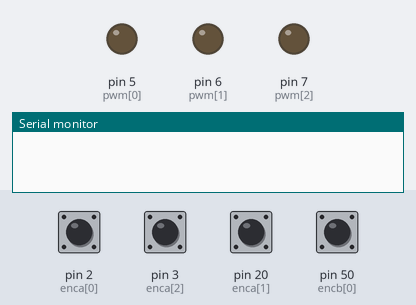
Bench run of a sketch on a simulated Arduino Mega 2560, built with avr-gcc and run on an emulated ATmega2560. Parts: output pins drawn as LEDs (lit = HIGH), the last lines printed to the serial monitor. Inputs (shaded band) come from the test bench; at power-on: pin 2 (enca[0]), pin 3 (enca[2]), pin 20 (enca[1]), pin 50 (encb[0]) HIGH.

Above: at 0.1 s.
At 3.2 s:
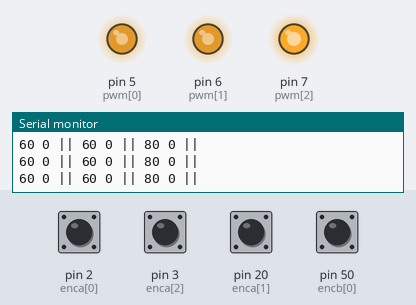
3.3 s: pin 2 (enca[0]) pulled LOW for 0.15 s
At 5.1 s:
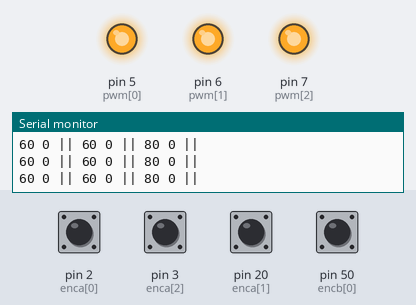
Timing chart, 0 to 6.6 s (numbered marks = the images above; inputs shaded):
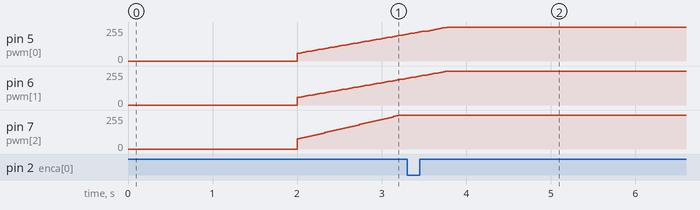

The sketch:

B_Cek-Rpm3M.ino
```cpp
const int enca[] = {2,20,3};
const int encb[] = {50,48,51};
const int pwm[] = {5,6,7};
const int in1[] = {38,46,43};
const int in2[] = {39,47,42};
float eprev[] = {0,0,0};
float eintg[] = {0,0,0};
unsigned long milseb = 0, milseb1;
int pos = 0, pwr, dir;
int posseb[] = {0,0,0};
float  c_rpm[]= {0,0,0};
const float ppr[] = {134.0 ,137.0 ,133.0};
int target[] = {60,60,80};
//#define m1 1
//#define m2 2
//#define m3 3
//#define m[] = [0,1,2];
const int m[] = {0,1,2};
volatile int posi[] = {0,0,0};

template <int j>
void readEncoder(){
  int b = digitalRead(encb[j]);
  if(b > 0){
    posi[j]++;

  }
  else{
    posi[j]--;

  }
}


void setup() {
  // put your setup code here, to run once:


    Serial.begin(9600);
    delay(2000);

   // digitalWrite(pwm[m], HIGH);
    for(int k = 0; k < 3; k++){
    digitalWrite(in1[m[k]],HIGH);
    digitalWrite(in2[m[k]],LOW);
    pinMode(enca[k],INPUT_PULLUP);
    pinMode(encb[k],INPUT_PULLUP);
  }

  attachInterrupt(digitalPinToInterrupt(enca[m[0]]),readEncoder<0>,RISING);
  attachInterrupt(digitalPinToInterrupt(enca[m[1]]),readEncoder<1>,RISING);
  attachInterrupt(digitalPinToInterrupt(enca[m[2]]),readEncoder<2>,RISING);

 // digitalWrite(pwm[m], HIGH);

}

void loop() {


  unsigned long mil;
  mil = millis();
  if(mil - milseb >= 100){

     for(int k=0; k<3; k++){
      noInterrupts();
      pos = posi[m[k]] - posseb[m[k]];

        c_rpm[k] = ((pos *10 * 60)/ppr[k]) ;
   //     PID(c_rpm[k], k);


//        Serial.print(c_rpm[k]);
//        Serial.print(" ");
      posseb[m[k]] = posi[m[k]];
      interrupts();
     }


//     Serial.println("");
      milseb = mil;
    }
            for(int k=0; k<3; k++){
                PID(c_rpm[k], k);
                }
                Serial.println("");


  //  PID(pos);
//Serial.println(c_rpm);
}


void PID(int inp, int qw){
  long op = millis();
  float DelT = ((float) (op - milseb1)) / (1000);
  milseb1 = op;
  float kp = 0.8, kd=0.4, ki=0.05;


    int e = target[qw] - inp;
 //   if (e <= 0) e=0;
    float dedt = (e-eprev[qw]);
    eintg[qw] = eintg[qw] + e ;

    float u = kp*e + kd*dedt + ki*eintg[qw];
    eprev[qw] = e;

    pwr = (int) abs(u);
    if (pwr <=0 ) pwr = 0;
    if (pwr >= 255) pwr = 254;
analogWrite(pwm[m[qw]], pwr);
  Serial.print(target[qw]);
  Serial.print(" ");
  Serial.print(inp);
  Serial.print(" || ");
//  Serial.print(e);
//  Serial.print(" ");
//  Serial.print(dedt);
//  Serial.print(" ");
 // Serial.print(eintg);
 // Serial.print(" ");
//  Serial.println(pwr);


  //return pwr;
  }
```
